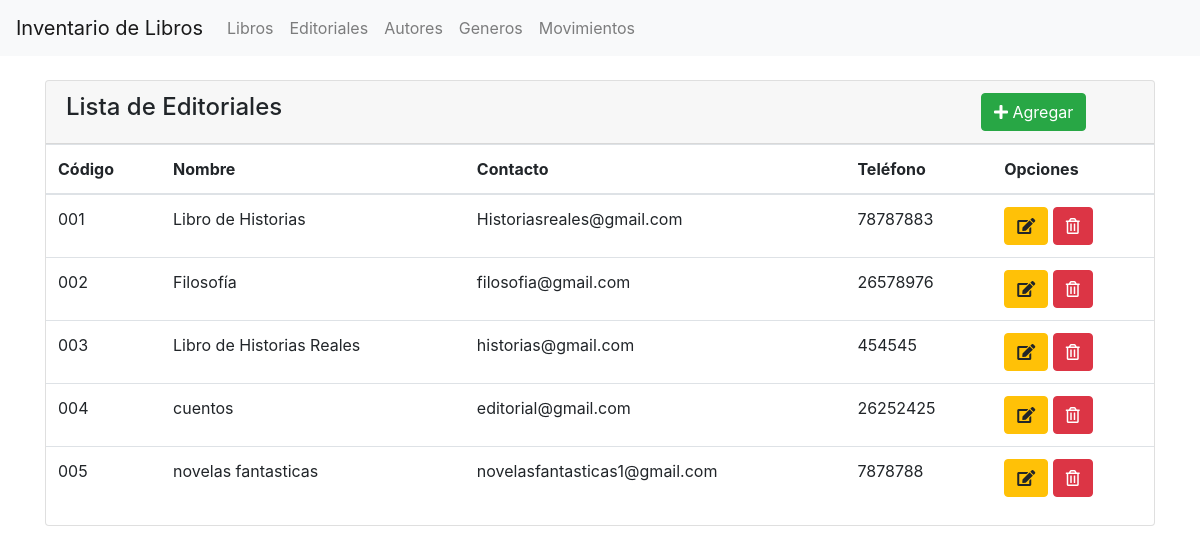
The app's page /listar_editoriales.php with its own data.
### tables this page shows
CREATE TABLE `editoriales` (
  `codigoEditorial` varchar(10) NOT NULL,
  `nombreEditorial` varchar(150) NOT NULL,
  `contacto` varchar(100) NOT NULL,
  `telefono` varchar(20) NOT NULL
);

### listar_editoriales.php (the view, shortened to what this page needs)
<!doctype html>
<html lang="es">
  <head>
    <link rel="stylesheet" href="https://stackpath.bootstrapcdn.com/bootstrap/4.5.2/css/bootstrap.min.css">
    <link rel="stylesheet" href="https://use.fontawesome.com/releases/v5.12.1/css/all.css" />
  </head>
  <body>
  <nav class="navbar navbar-expand-lg navbar-light bg-light">
  <a class="navbar-brand" href="#">Inventario de Libros</a>
  <div class="collapse navbar-collapse" id="navbarNavAltMarkup">
    <div class="navbar-nav">
      <a class="nav-item nav-link" href="listar_libros.php">Libros</a>
      <a class="nav-item nav-link" href="listar_editoriales.php">Editoriales</a>
      <a class="nav-item nav-link" href="listar_autores.php">Autores</a>
      <a class="nav-item nav-link" href="listar_genero.php">Generos</a>
      <a class="nav-item nav-link" href="listar_movimientos.php">Movimientos</a>
    </div>
  </div>
</nav>
    <br/>
    <div class="container">
        <div class="card">
            <div class="card-header">
                <div class="row">
                    <div class="col-lg-10">
                        <h4>Lista de Editoriales</h4>
                    </div>
                    <div class="col-lg-2">
                        <a class="btn btn-success" href="agregar_editorial.php"><i class="fas fa-plus"></i> Agregar</a>
                    </div>
                </div>
            </div>
            <?php
            $conn = OpenCon();
            $sql = "SELECT * FROM editoriales";
            ?>
                <table class="table">
                    <thead>
                        <tr>
                            <th>Código</th>
                            <th>Nombre</th>
                            <th>Contacto</th>
                            <th>Teléfono</th>
                            <th>Opciones</th>
                        </tr>
                    </thead>
                    <tbody>
                <?php
                    foreach ($conn->query($sql) as $row) {
                        echo "<tr>";
                        echo "<td>" . $row["codigoEditorial"]. "</td>";
                        echo "<td>" . $row["nombreEditorial"]. "</td>";
                        echo "<td>" . $row["contacto"]. "</td>";
                        echo "<td>" . $row["telefono"]. "</td>";
                        echo "<td>";
                        echo "<a class=\"btn btn-warning\" href=\"http://localhost/inventarioPDO/editar_editorial.php?codigoEditorial=". $row["codigoEditorial"]."\"><i class=\"fas fa-edit\"></i></a> ";
                        echo "<a class=\"btn btn-danger\" href=\"http://localhost/inventarioPDO/eliminar_editorial.php?codigo=". $row["codigoEditorial"]."\"><i class=\"far fa-trash-alt\"></i></a>";
                        echo "</td>";
                        echo "</tr>";
                    }
                    ?>
                    </tbody>
                </table>
        </div>
    </div>
  </body>
</html>

### records on screen
editoriales: codigoEditorial "001", nombreEditorial "Libro de Historias", contacto "Historiasreales@gmail.com", telefono "78787883"
editoriales: codigoEditorial "002", nombreEditorial "Filosofía", contacto "filosofia@gmail.com", telefono "26578976"
editoriales: codigoEditorial "003", nombreEditorial "Libro de Historias Reales", contacto "historias@gmail.com", telefono "454545"
editoriales: codigoEditorial "004", nombreEditorial "cuentos", contacto "editorial@gmail.com", telefono "26252425"
editoriales: codigoEditorial "005", nombreEditorial "novelas fantasticas", contacto "novelasfantasticas1@gmail.com", telefono "7878788"
